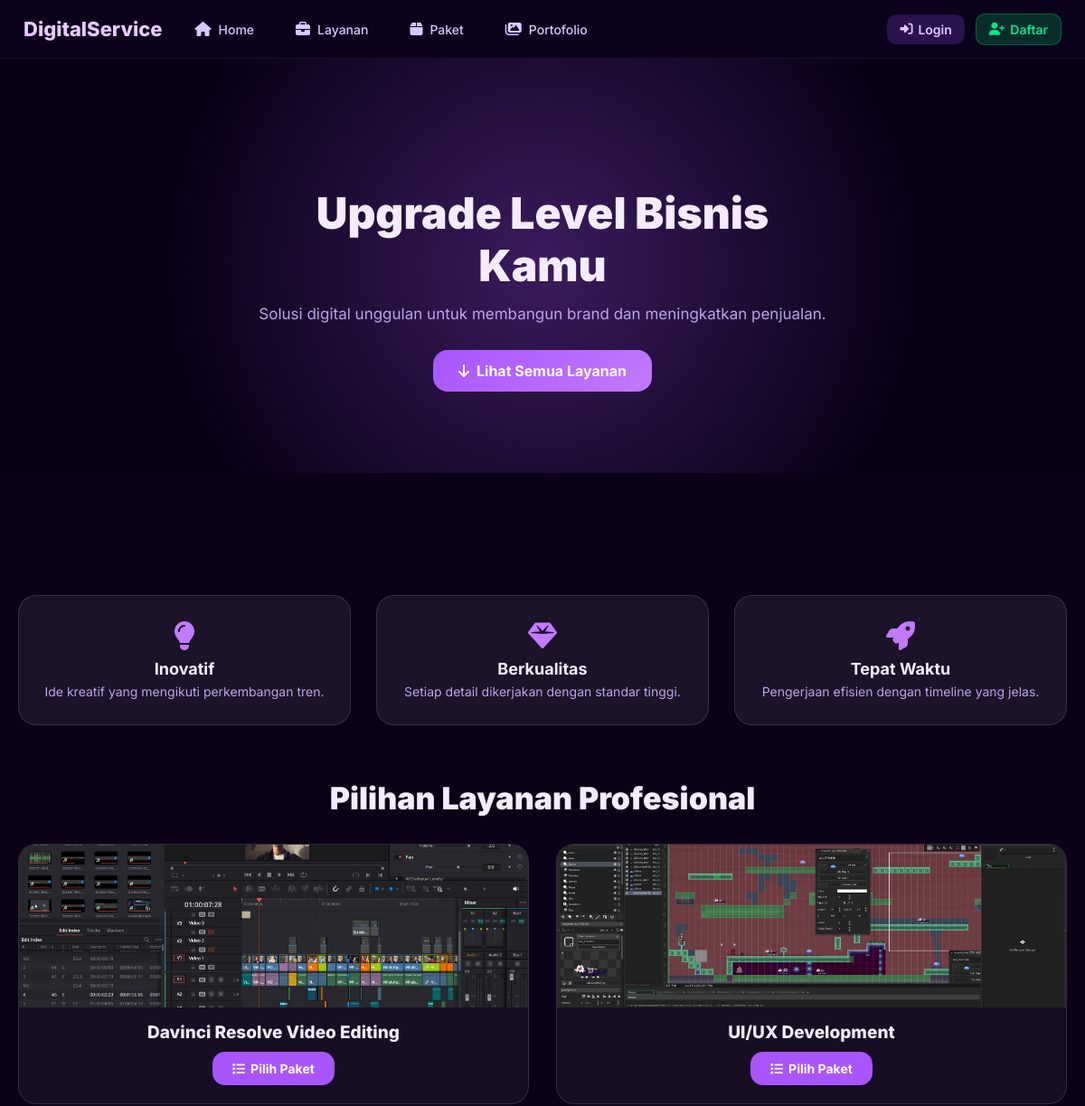
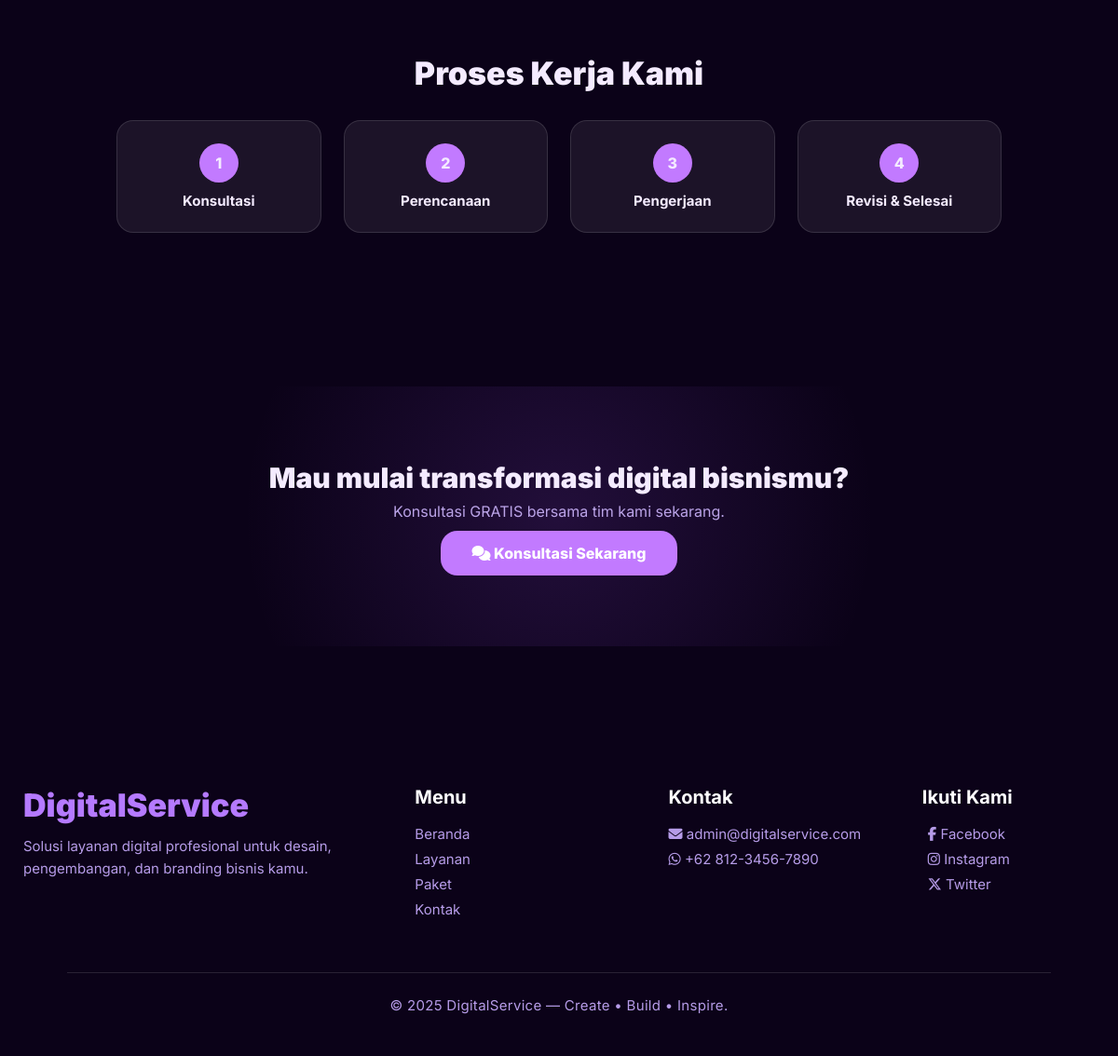
Page /digital_service/public/views/user/pages/services.php on the committed database (2 pictures, top to bottom).
### tables this page shows
CREATE TABLE `services` (
  `id` int(10) UNSIGNED NOT NULL,
  `category_id` int(10) UNSIGNED DEFAULT NULL,
  `title` varchar(150) NOT NULL,
  `description` text NOT NULL,
  `base_price` int(10) UNSIGNED NOT NULL,
  `thumbnail` varchar(255) DEFAULT NULL,
  `is_active` tinyint(1) NOT NULL DEFAULT 1,
  `created_at` datetime NOT NULL DEFAULT current_timestamp()
);

### digital_service/config/app.php (called while the page is built, shortened)
<?php
$BASE_URL = "http://localhost/digital_service/";
?>

### digital_service/public/views/user/pages/services.php (the view, shortened to what this page needs)
<?php
require_once __DIR__ . "/../../../../config/db.php";
require_once __DIR__ . "/../../../../config/app.php";
$services = [];
$q = $conn->query("SELECT id, title, thumbnail FROM services WHERE is_active = 1 ORDER BY created_at DESC");
if ($q) {
    while ($row = $q->fetch_assoc()) {
        $services[] = $row;
    }
}
?>
<!DOCTYPE html>
<html lang="id">
<head>
    <link rel="stylesheet" href="<?= $BASE_URL ?>public/assets/styles/user/services.css">
    <link rel="stylesheet" href="https://cdnjs.cloudflare.com/ajax/libs/font-awesome/6.5.0/css/all.min.css">
</head>
<body>
    <?php include __DIR__ . "/../layout/navbar.php"; ?>
    <section class="hero-services">
        <div class="container">
            <div class="hero-center">
                <h1>Upgrade Level Bisnis Kamu</h1>
                <p>Solusi digital unggulan untuk membangun brand dan meningkatkan penjualan.</p>
                <a href="#layanan" class="btn-start">
                    <i class="fa-solid fa-arrow-down"></i> Lihat Semua Layanan
                </a>
            </div>
        </div>
    </section>
    <section id="layanan" class="services-showcase">
        <section class="key-features">
            <div class="container features-grid">
                <div class="feat-item">
                    <i class="fa-solid fa-lightbulb"></i>
                    <h3>Inovatif</h3>
                    <p>Ide kreatif yang mengikuti perkembangan tren.</p>
                </div>
                <div class="feat-item">
                    <i class="fa-solid fa-gem"></i>
                    <h3>Berkualitas</h3>
                    <p>Setiap detail dikerjakan dengan standar tinggi.</p>
                </div>
                <div class="feat-item">
                    <i class="fa-solid fa-rocket"></i>
                    <h3>Tepat Waktu</h3>
                    <p>Pengerjaan efisien dengan timeline yang jelas.</p>
                </div>
            </div>
        </section>
        <div class="container">
            <h2 class="section-title">Pilihan Layanan Profesional</h2>
            <div class="services-grid">
                <?php if (count($services)): ?>
                    <?php foreach ($services as $srv): ?>
                        <div class="service-card">
                            <div class="thumb">
                                <?php if ($srv["thumbnail"]): ?>
                                    <img src="<?= $BASE_URL ?>uploads/services/<?= htmlspecialchars($srv["thumbnail"]) ?>" alt="">
                                <?php else: ?>
                                    <i class="fa-solid fa-image no-thumb"></i>
                                <?php endif; ?>
                            </div>
                            <h3><?= htmlspecialchars($srv["title"]) ?></h3>
                            <a href="<?= $BASE_URL ?>public/views/user/pages/packages.php?service_id=<?= $srv["id"] ?>"
                                class="btn-detail">
                                <i class="fa-solid fa-list"></i> Pilih Paket
                            </a>
                        </div>
                    <?php endforeach; ?>
                <?php else: ?>
                    <p class="no-data">Belum ada layanan yang tersedia.</p>
                <?php endif; ?>
            </div>
        </div>
        <section class="work-process">
            <div class="container">
                <h2 class="section-title">Proses Kerja Kami</h2>
                <div class="process-grid">
                    <div class="step"><span>1</span>
                        <h4>Konsultasi</h4>
                    </div>
                    <div class="step"><span>2</span>
                        <h4>Perencanaan</h4>
                    </div>
                    <div class="step"><span>3</span>
                        <h4>Pengerjaan</h4>
                    </div>
                    <div class="step"><span>4</span>
                        <h4>Revisi & Selesai</h4>
                    </div>
                </div>
            </div>
        </section>
    </section>
    <section class="section-cta">
        <div class="container">
            <h2>Mau mulai transformasi digital bisnismu?</h2>
            <p>Konsultasi GRATIS bersama tim kami sekarang.</p>
            <a href="<?= $BASE_URL ?>public/views/user/pages/contact.php" class="btn-cta">
                <i class="fa-solid fa-comments"></i> Konsultasi Sekarang
            </a>
        </div>
    </section>
    <?php include $_SERVER['DOCUMENT_ROOT'] . "/digital_service/public/views/user/layout/footer.php"; ?>

### digital_service/public/assets/styles/user/services.css (style rules this page uses)
:root { --bg:#090015; --card:rgba(255,255,255,.07); --text:#f4ebff; --dim:#bba4e8; --accent:#a855ff; --accent2:#c27aff; --border:rgba(255,255,255,.12); --shadow:rgba(168,85,255,.35); }
* { margin:0; padding:0; box-sizing:border-box; font-family:"Inter",sans-serif; }
body { background:var(--bg); color:var(--text); overflow-x:hidden; }
.container { width:100%; max-width:1200px; margin:auto; padding:0 20px; }
.hero-services { padding:120px 0 90px; background:radial-gradient(circle,rgba(168,85,255,.3),var(--bg) 65%); text-align:center; }
.hero-center { max-width:650px; margin:auto; }
.hero-services h1 { font-size:48px; font-weight:900; line-height:1.2; }
.hero-services p { color:var(--dim); margin-top:12px; font-size:17px; line-height:1.6; }
.btn-start { display:inline-flex; align-items:center; gap:8px; padding:13px 28px; margin-top:26px; background:linear-gradient(135deg,var(--accent),var(--accent2)); color:#fff; font-weight:700; text-decoration:none; border-radius:16px; transition:.3s ease; }
.key-features { padding:60px 0; }
.features-grid { display:grid; grid-template-columns:repeat(auto-fit,minmax(250px,1fr)); gap:28px; }
.feat-item { background:var(--card); padding:28px; border-radius:20px; border:1px solid var(--border); text-align:center; transition:.3s; }
.feat-item i { font-size:32px; color:var(--accent2); margin-bottom:10px; }
.feat-item h3 { font-size:18px; margin-bottom:6px; }
.feat-item p { font-size:14px; color:var(--dim); }
.services-showcase { padding:75px 0 85px; text-align:center; }
.section-title { font-size:34px; font-weight:900; margin-bottom:30px; }
.services-grid { display:grid; grid-template-columns:repeat(auto-fit,minmax(260px,1fr)); gap:30px; }
.service-card { background:rgba(255,255,255,.05); border:1px solid var(--border); border-radius:20px; transition:.35s ease; overflow:hidden; padding-bottom:20px; }
.thumb { width:100%; height:180px; background:rgba(255,255,255,.06); display:flex; align-items:center; justify-content:center; overflow:hidden; }
.thumb img { width:100%; height:100%; object-fit:cover; transition:.35s ease; }
.service-card h3 { font-size:19px; margin:16px 0 10px; font-weight:800; }
.btn-detail { display:inline-flex; gap:6px; align-items:center; padding:10px 22px; background:var(--accent); border-radius:14px; font-size:14px; font-weight:700; text-decoration:none; color:#fff; transition:.3s ease; }
.work-process { padding:60px 20px 80px; text-align:center; }
.process-grid { max-width:950px; margin:28px auto 0; display:grid; grid-template-columns:repeat(auto-fit,minmax(170px,1fr)); gap:24px; }
.step { background:var(--card); padding:24px; border-radius:18px; border:1px solid var(--border); transition:.3s; }
.step span { width:42px; height:42px; display:flex; align-items:center; justify-content:center; background:var(--accent2); border-radius:50%; margin:auto; margin-bottom:10px; font-weight:800; }
.step h4 { font-size:15px; }
.section-cta { padding:80px 20px 90px; text-align:center; background:radial-gradient(circle,rgba(168,85,255,.15),transparent 55%); }
.section-cta h2 { font-size:30px; font-weight:900; }
.section-cta p { margin:8px 0 25px; color:var(--dim); }
.btn-cta { padding:14px 34px; background:var(--accent2); font-size:16px; font-weight:800; border-radius:18px; color:#fff; text-decoration:none; transition:.3s; }

### digital_service/public/assets/styles/components/navbar.css (style rules this page uses)
* { margin: 0; padding: 0; box-sizing: border-box; }
body { overflow-x: hidden; background: #0b0218; font-family: "Inter", sans-serif; }

### rows in the picture
services: thumbnail (picture), title "Davinci Resolve Video Editing"
services: thumbnail (picture), title "UI/UX Development"
